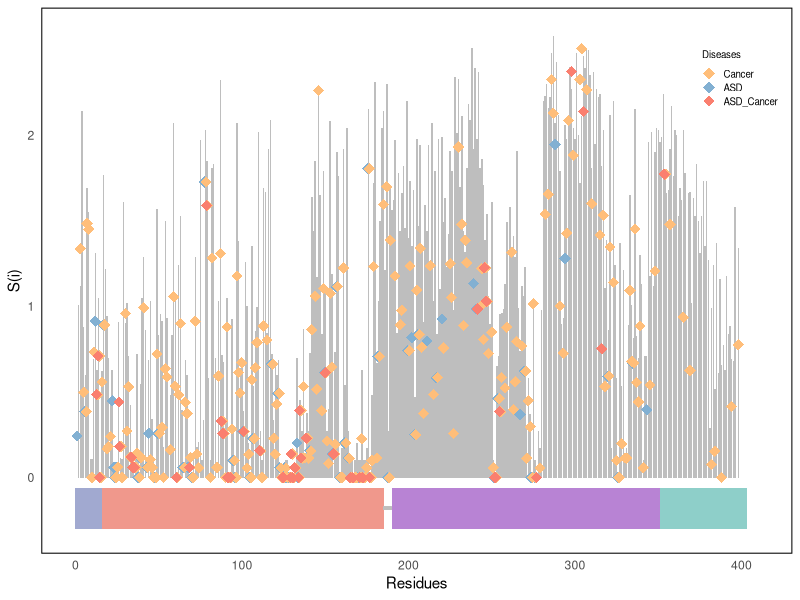
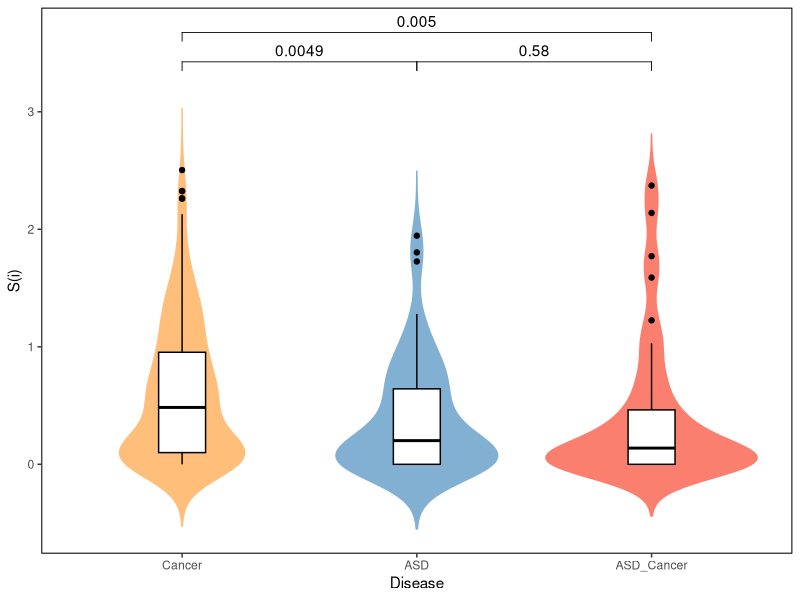

Write the R code that produced these figures, in order.
library(dplyr)
library(ggplot2)
library(cowplot)
library(ggpubr)

# read data
setwd("/Users/wangjingran/Desktop/PTEN_Mutation")
paras <- read.table("data/paras.txt", header = TRUE)
all_en <- read.table("data/Si.csv",sep = ',',header = T)
colnames(all_en) <- c("residue","Entropy")
data <- paras[c(1,2,5)]
data <- data %>% group_by(residue) %>% distinct(Disease, .keep_all = TRUE)
breaks <- c(0, 15, 184, 189, 350, 403)
Region <- cut(data$residue, breaks, 
                   labels = c("PBD", "PD", " ", "C2D", "CTT"), 
                   include.lowest = TRUE)
data$Region <- Region

# region
start <- c(0, 16, 185, 190, 351)
end <- c(16, 185, 190, 351, 403)
for (i in 1:nrow(data)) {
  if (data$Region[i] == "PBD") {
    data$start[i] <- start[1]
    data$end[i] <- end[1]
  } else if (data$Region[i] == "PD") {
    data$start[i] <- start[2]
    data$end[i]<-  end[2]
  }else if (data$Region[i] == " ") {
    data$start[i] <- start[3]
    data$end[i]<-  end[3]
  } else if (data$Region[i] == "C2D") {
    data$start[i] <- start[4]
    data$end[i] <- end[4]
  } else if (data$Region[i] == "CTT") {
    data$start[i] <- start[5]
    data$end[i] <- end[5] 
  }
}

# Entropy
p_en <- ggplot(all_en, aes(x = residue, y = Entropy)) + 
 geom_bar(stat = "identity",
           color = "transparent", 
           fill = "grey",
          width = 0.9)+
  
  labs(x="Residues", y="S(i)", color="Diseases", shape="Diseases") + 
  theme_bw()
p_en <- p_en + geom_point(data=data,aes(x=residue,y=Entropy,color=Disease), position = position_jitterdodge(jitter.width = 0, dodge.width = 1.7),size=3.5,pch=18) + 
  scale_colour_manual(values=c("#FFBE7A","#82B0D2", "#FA7F6F"),breaks = c("Cancer","ASD", "ASD_Cancer"))
p_en <- p_en + scale_x_continuous(limits = c(0,410)) + scale_y_continuous(limits = c(-0.3,2.6))
p_en <- p_en + geom_rect(data = data, aes(xmin = start, xmax = end, ymin = -0.3, ymax = -0.06, fill = Region),color = "transparent")  +
  scale_fill_manual(values = c("PBD" = '#A1A9D0', "PD" = '#F0988C'," " = "transparent", "C2D" = '#B883D4', "CTT" = "#8ECFC9")) +
  geom_segment(aes(x = 185, y = -0.18, xend = 190, yend = -0.18), color = "grey", linetype = "solid", size = 1)+
  theme_minimal()
p_en <- p_en + theme(panel.border = element_rect(linetype = 'solid', colour = 'black',fill = NA,size = 0.7),
                 panel.grid.major = element_blank(),
                 panel.grid.minor = element_blank())
p_en <- p_en + theme(legend.title = element_text(size = 7), 
                  legend.text = element_text(size = 7),
                  legend.position = c(0.93,0.87),legend.key.size = unit(0.01,"cm"),panel.grid = element_blank()) + guides(fill = "none")
ggsave(p_en, file="figure/Entropy.pdf", width = 9, height=4)

# Violin
p1 <- ggplot(data, aes(x=factor(Disease, levels=c("Cancer","ASD", "ASD_Cancer")), y=Entropy, fill=Disease, color = Disease)) +
  geom_violin(trim=FALSE) +
  theme(legend.position = "none") +
  theme(panel.border = element_blank()) +
  geom_boxplot(width=0.2, fill="white", color="black") +
  scale_fill_manual(values=c("#FFBE7A","#82B0D2", "#FA7F6F"),limits=c("Cancer","ASD", "ASD_Cancer")) +
  scale_color_manual(values=c("#FFBE7A", "#82B0D2", "#FA7F6F"),limits=c("Cancer","ASD", "ASD_Cancer")) +
  labs(x="Disease", y="S(i)", fill="Disease") +
  theme_classic()
my_comparisons <- list(c("Cancer","ASD"), c("Cancer","ASD_Cancer"), c("ASD","ASD_Cancer"))
p1 <- p1 + stat_compare_means(comparisons = my_comparisons,
                       label.y = c(3.3,3.55,3.3),
                       method = "wilcox.test")
p1 <- p1 + theme(legend.position = "none",panel.grid = element_blank())
p1 <- p1 + theme(axis.line = element_blank(),
                 panel.border = element_rect(linetype = 'solid', colour = 'black',fill = NA,size = 0.7),
                 panel.grid.major = element_blank(),
                 panel.grid.minor = element_blank())
ggsave(p1, file="figure/EntoryV.pdf", width = 4, height = 4)